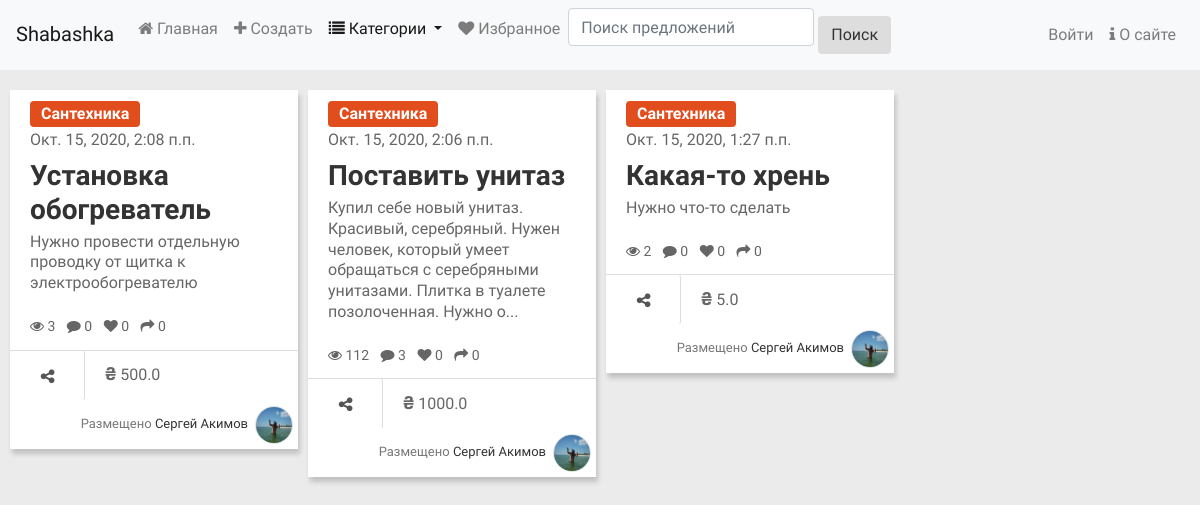
Page /10/ on the earlier database version.
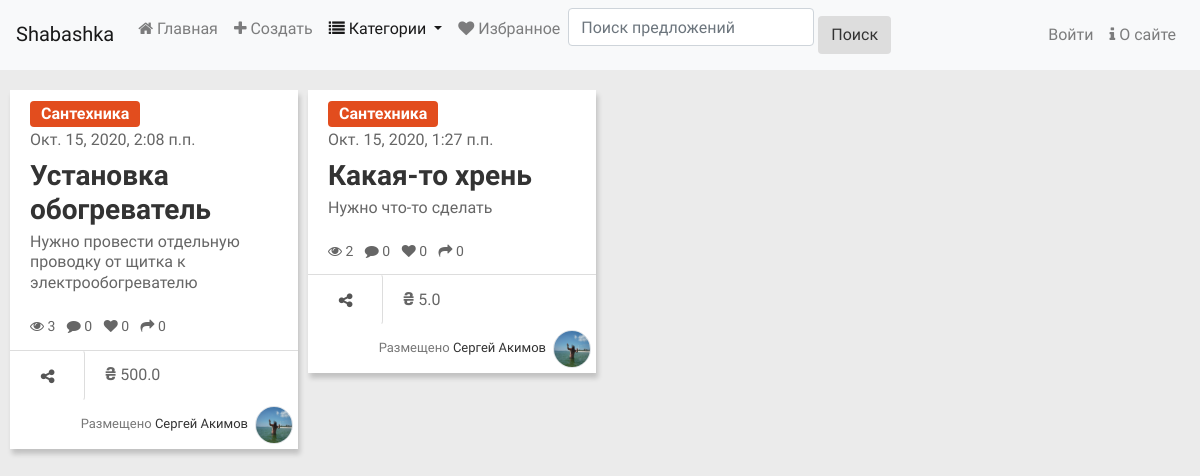
Same page on the later database version.
### main/models.py (models this page shows, shortened)
class Offer(models.Model):
    STATUS = [
        ('n', 'Новое'),
        ('a', 'Принято'),
        ('d', 'Выполнено')
    ]
    category = models.ForeignKey(SubCategory, on_delete=models.PROTECT, verbose_name="Категория")
    title = models.CharField(max_length=64, verbose_name="Предложение")
    content = models.TextField(verbose_name="Описание")
    price = models.FloatField(default=0, verbose_name="Цена")
    image = models.ImageField(blank=True, upload_to=get_timestamp_path, verbose_name="Фото")
    author = models.ForeignKey(ShaUser, on_delete=models.CASCADE, verbose_name="Автор")
    is_active = models.BooleanField(default=True, db_index=True, verbose_name="Активное")
    created = models.DateTimeField(auto_now_add=True, db_index=True, verbose_name="Опубликовано" )
    reviews = models.IntegerField(default=0, verbose_name="Просмотров")
    shared = models.IntegerField(default=0, verbose_name="Поделились")
    status = models.CharField(max_length=1, default='n', null=True, blank=True, db_index=True, choices=STATUS, verbose_name="Статус")
    winner = models.ForeignKey(ShaUser, on_delete=models.SET_NULL, null=True, blank=True, related_name="accepted_offers" , verbose_name="Исполнитель")
    class Meta:
        verbose_name = "Предложение"
        verbose_name_plural = "Предложения"
        ordering = ["-created"]

class Category(models.Model):
    name = models.CharField(max_length=20, unique=True, db_index=True, verbose_name="Название")
    order = models.SmallIntegerField(default=0, db_index=True, verbose_name="Порядок")
    super_category = models.ForeignKey('SuperCategory', on_delete=models.PROTECT, null=True, blank=True,
                                        verbose_name="Надкатегория")

class ShaUser(AbstractUser):
    is_activated = models.BooleanField(default=True, db_index=True, verbose_name="Активирован")
    send_message = models.BooleanField(default=True, db_index=True, verbose_name="Отправлять оповещения?")
    location = models.CharField(max_length=64, null=True, blank=True, verbose_name="Населенный пункт" )
    average_rating = models.DecimalField(max_digits=2, decimal_places=1, null=True, blank=True, verbose_name="Средний рейтинг")
    favorite = models.ManyToManyField("self", symmetrical=False, blank=True, related_name="followers", verbose_name="Избранное")
    class Meta(AbstractUser.Meta):
        pass

class ShaUserAvatar(models.Model):
    user = models.OneToOneField(ShaUser, on_delete=models.CASCADE, related_name="avatar", verbose_name="Пользователь",)
    image = models.ImageField(verbose_name="Аватар")
    class Meta:
        verbose_name = "Аватар"
        verbose_name_plural = "Аватары"

### main/views.py (the view)
# urls.py: path('<int:pk>/', views.by_category, name="by_category"),
def by_category(request, pk):
    category = get_object_or_404(SubCategory, pk=pk)
    offers = Offer.objects.filter(is_active=True, category=pk)
    if 'keyword' in request.GET:
        keyword = request.GET["keyword"]
        q = Q(title__icontains=keyword) | Q(content__icontains=keyword)
        offers = offers.filter(q)
    else:
        keyword = ''
    form = SearchForm(initial={'keyword': keyword})
    paginator = Paginator(offers, 30)
    if 'page' in request.GET:
        page_num = request.GET['page']
    else:
        page_num = 1
    page = paginator.get_page(page_num)
    context = {'category': category, 'page': page, 'offers': page.object_list, 'searchForm': form}
    return render(request, 'main/by_category.html', context)

### main/forms.py
class SearchForm(forms.Form):
    keyword = forms.CharField(required=False, max_length=20, label='',
              widget=forms.TextInput(attrs={"placeholder": "Поиск предложений"}) )

### main/models.py (called while the page is built)
    def get_queryset(self):
        return super().get_queryset().filter(super_category__isnull=False)

    def __str__(self):
        return f"{self.super_category.name} - {self.name}"

### main/templatetags/custom_tags.py (called while the page is built)
@register.simple_tag()
def limit_text(content):
    if len(content) > 150:
        return content[:150] + '...'
    else:
        return content

@register.filter
def in_followers(user, author):
    count = author.followers.filter(pk=user.id).count()
    return count > 0

### main/templates/main/by_category.html (shortened to what this page needs)
{% extends 'main/layout.html' %}
{% load static %}
{% load thumbnail %}
{% load bootstrap4 %}
{% load custom_tags %}
{% block body %}
<div id="page-content" class="index-page">
    <div id="container">
{% for offer in offers %}
        <div class="item">
            <div class="content-item">
                {% url 'main:detail' category_pk=category.pk pk=offer.pk as url %}
                <a href="{% url 'main:by_category' pk=category.pk %}" class="btn btn-small btn-{{offer.category.super_category.order}}">{{offer.category.name}}</a>
                <div class="time"> {{offer.created}}</div>
                <h3 class="title-item"><a href="{{url}}{{all}}">{{offer.title}}</a></h3>
                <p class="info">{% limit_text offer.content %}</p>
                <ul class="list-inline">
                    <li class="list-inline-item"><i class="fa fa-eye"></i> {{ offer.reviews }} </li>
                    <li class="list-inline-item"><i class="fa fa-comment"></i> {{offer.comment_set.count}}</li>
                    <li class="list-inline-item"><i class="fa fa-heart
                        "></i>
                        {{ offer.author.followers.count }} </li>
                    <li class="list-inline-item"><i class="fa fa-share"></i> {{offer.shared}}</li>
                </ul>
            </div>
            <div class="bottom-item">
                <a href="#" class="btn btn-share share"><i class="fa fa-share-alt"></i> </a>
                <span class="mx-3"><span class="uah">&#8372</span> {{offer.price}}</span>
                <span class="user f-right">Размещено
                    <a href="{% url 'main:profile_by_id' pk=offer.author.pk %}">
                        {% if offer.author.first_name and offer.author.last_name %}
                        {{offer.author.first_name}} {{offer.author.last_name}}
                        {% else %}
                        {{offer.author}}
                        {% endif %}
                    </a>
                        {% if offer.author.avatar.image %}
						<img class="border profile-img rounded-circle" src="{% thumbnail offer.author.avatar.image 'default' %}" alt="">
						{% else %}
						<img class="border profile-img rounded-circle" style="background-color: #777;" src="{% static 'main/images/profile-ph.png' %}" alt="">
						{% endif %}
                </span>
            </div>
        </div>
{% empty %}
<p>На данный момент в категории {{category}} нет активных предложений</p>
{% endfor %}
{% if offers %}
</div>
</div>
{% endif %}
{% endblock %}

Differences in the rows shown:
no longer on this page (row edited): Offer: category.name "Сантехника", created "Окт. 15, 2020, 2:06 п.п.", title "Поставить унитаз", content "Купил себе новый унитаз. Красивый, серебряный. Нужен человек, который умеет обращаться с серебряными унитазами. Плитка в туалете позолоченная. Нужно о...", reviews "112", comment_set.count "3", author.followers.count "0", shared "0", price "1000.0", author.first_name "Сергей", author.last_name "Акимов", author.image (picture)
